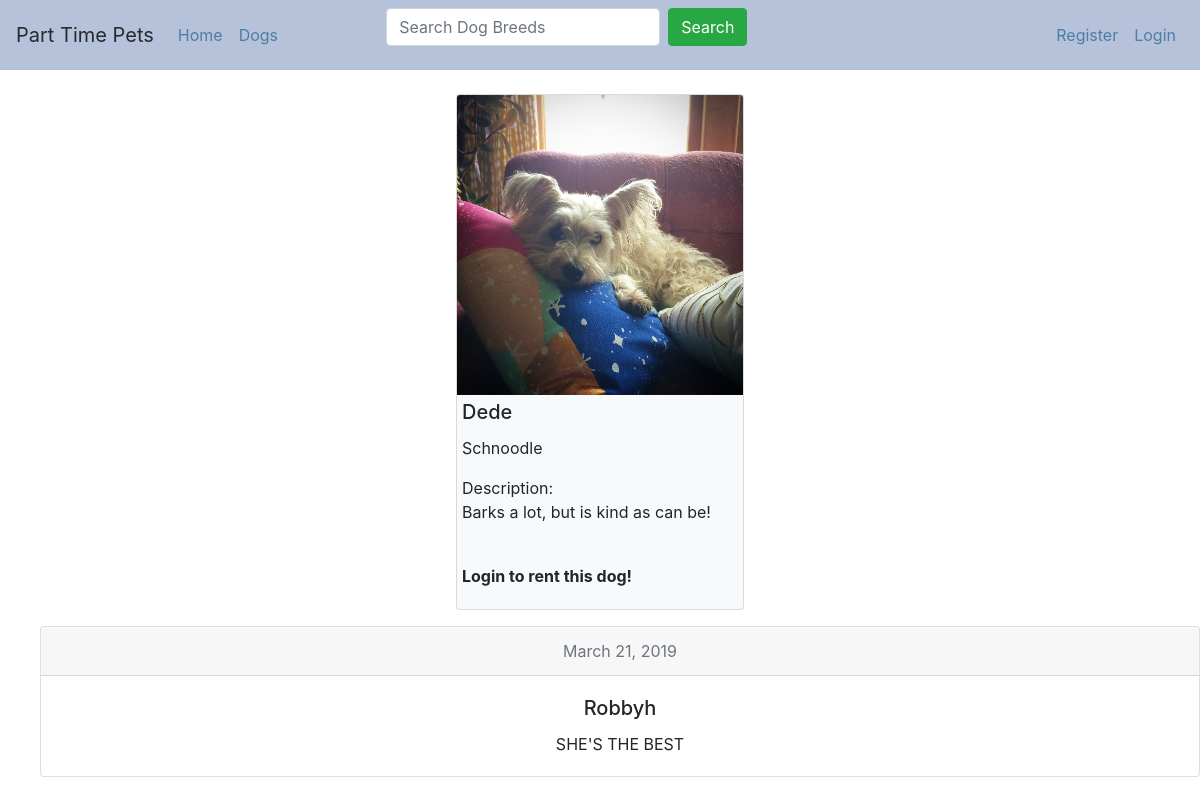
/dog_detail/34, run on an earlier commit of the app's database.
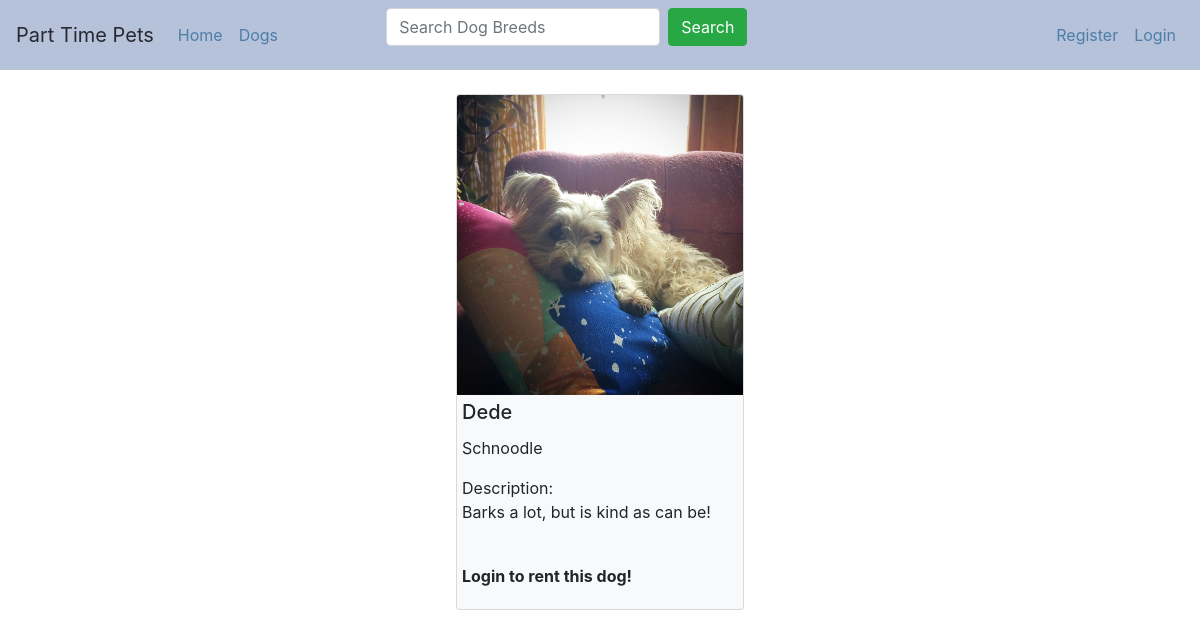
And on a later commit of the database.
### app/models.py (models this page shows)
class Review(models.Model):
    description = models.CharField(max_length=200, blank=False, default='')
    reviewer = models.ForeignKey(User, on_delete=models.CASCADE)
    dog = models.ForeignKey(Dog,on_delete=models.CASCADE)
    date = models.DateField(default=None, blank=False, null=True)
    class Meta:
        ordering = ('date',)

### app/views.py (the view)
# urls.py: path('dog_detail/<int:dog_id>', views.dog_detail, name='dog_detail'),
def dog_detail(request, dog_id):
    currentuser = request.user
    dog_detail = get_object_or_404(Dog, id = dog_id)
    reviews = Review.objects.all()
    context = {'dog_detail': dog_detail, 'reviews': reviews}
    template_name = 'dogs/dog_detail.html'
    return render(request, template_name, context)

### app/models.py (called while the page is built)
    def __str__(self):
        return self.name

### app/templates/dogs/dog_detail.html (shortened to what this page needs)
{% extends 'base.html' %}
{% load static %}
{% block content %}
<link rel="stylesheet" href="{% static 'index.css' %}" />
<div class="containers" style='margin-right: 10px; margin-left: 10px;'>
    <div class="card bg-light mb-3" style="width: 18em;">
        <div class="card-body" style="padding: 0;">
            <img class="card-img-top" src="{{ dog_detail.image.url }}" height="300" width="300" alt="Card image cap">
            <div style="padding: 5;">
                <h5 class="card-title">{{ dog_detail.name }}</h5>
                <p class="card-text">{{ dog_detail.breed }}</p>
                <p class="card-text">Description:
                    <br />
                    {{ dog_detail.description }}
                </p>
                <br />
                {% if user.is_authenticated and dog_detail.is_available == True and dog_detail.owner_id != user.id %}
                <a class="btn btn-success" role="button" href="{% url 'app:rent_dog' dog_detail.id %}">Rent Dog</a>
                {% elif dog_detail.is_available == False %}
                <p style='font-weight: bold;'>This dog is out for rent!</p>
                {% elif dog_detail.owner_id == user.id %}
                <p style='font-weight: bold;'>This is your dog!</p>
                {% else %}
                <p style='font-weight: bold;'>Login to rent this dog!</p>
                {% endif %}
            </div>
        </div>
    </div>
</div>
<div>
    <ul style="list-style-type:none">
        {% for review in reviews %}
        {% if review.dog_id == dog_detail.id %}
        <li>
            <div class="card text-center">
                <div class="card-header text-muted">
                    {{ review.date }}
                </div>
                <div class="card-body">
                    <h5 class="card-title">{{ review.reviewer|title }}</h5>
                    <p class="card-text">{{ review.description }}</p>
                </div>
            </div>
            <br />
        </li>
        {% endif %}
        {% endfor %}
    </ul>
</div>
{% endblock content %}

What changed in the data, as far as the page shows it:
removed Review: date "March 21, 2019", reviewer "Robbyh", description "SHE'S THE BEST"
